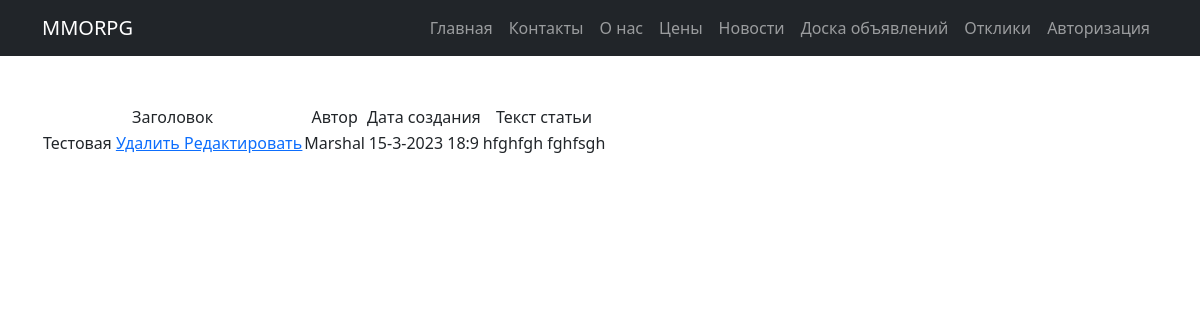
The page /news/25 on the database its author committed.
### news/models.py (models this page shows, shortened)
class Post(models.Model):
    authorArticle = models.ForeignKey(Author, on_delete=models.CASCADE)
    article = 'AR'
    news = 'NW'
    TEXT = [
        (article, 'Статья'),
        (news, 'Новость')
    ]
    textContent = models.CharField(max_length=2,
                                   choices=TEXT,
                                   default=news)
    creationTime = models.DateTimeField(auto_now_add=True)
    textCategory = models.ManyToManyField(Category, through='PostCategory')
    header = models.CharField(max_length=255)
    postText = models.TextField()
    rating = models.IntegerField(default=1)

class Author(models.Model):
    account = models.OneToOneField(User, on_delete=models.CASCADE)
    ratingAuthor = models.IntegerField(default=0)

### news/views.py (the view)
# urls.py: path('<int:pk>', NewsDetailView.as_view(), name='news'),
class NewsDetailView(DetailView):
	template_name = 'news.html'
	context_object_name = 'news'
	queryset = Post.objects.all()
	def get_object(self, *args, **kwargs):
		obj = cache.get(f'news-{self.kwargs["pk"]}',
						None)
		if not obj:
			obj = super().get_object(queryset=self.queryset)
			cache.set(f'news-{self.kwargs["pk"]}', obj)
		return obj

### templates/news.html (shortened to what this page needs)
{% extends 'flatpages/default.html' %}
{% load custom_filters %}
{% block content %}
    {% if news %}
        <table>
            <tr>
                <td>
                    Заголовок
                </td>
				<td>
                    Автор
                </td>
                <td>
                    Дата создания
                </td>
                <td>
                    Текст статьи
                </td>
            </tr>
            <tr>
                <td>
                    {{ news.header}}
					<a href="{% url 'news_delete' news.id %}"><u> Удалить </u></a>
	                <a href="{% url 'news_update' news.id %}"><u> Редактировать </u></a>
                </td>
				<td>
                    {{ news.authorArticle.account}}
                </td>
                <td>
		   {{ news.creationTime.day}}-{{ news.creationTime.month}}-{{news.creationTime.year}} {{ news.creationTime.hour}}:{{ news.creationTime.minute}}
                </td>
                <td>
                    {{ news.postText}}
                </td>
            </tr>
        </table>
    {% else %}
        <h2>Новостей нет!</h2>
    {% endif %}
{% endblock content %}

### rows shown on the page
Post: header "Тестовая", authorArticle.account "Marshal", creationTime.day "15", creationTime.month "3", creationTime.year "2023", creationTime.hour "18", creationTime.minute "9", postText "hfghfgh fghfsgh"
